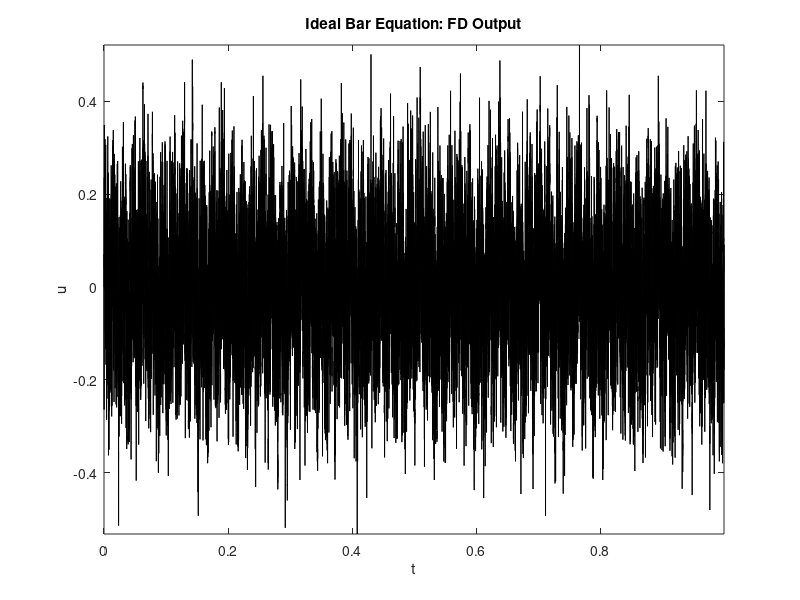

Source code (MATLAB):
% matlab script idealbarfd.m
% finite difference scheme for the ideal bar equation 
% clamped/pivoting boundary conditions
% raised cosine initial conditions

%%%%%% begin global parameters

SR = 44100;                 % sample rate (Hz)
K = 10;                     % stiffness parameter
TF = 1;                     % duration of simulation (s)
ctr = 0.7; wid = 0.1;       % center location/width of excitation
u0 = 1; v0 = 0;             % maximum initial displacement/velocity
mu = 0.5;                   % scheme free parameter
rp = 0.85;                  % position of readout (0-1)
bc = [2 2];                 % boundary condition type, [left right] with
                            % 1: clamped, 2: pivoting

%%%%%% end global parameters

% begin derived parameters

k = 1/SR;                   % time step
NF = floor(SR*TF);          % duration of simulation (samples)

% stability condition/scheme parameters

h = sqrt(K*k/mu); N = floor(1/h); h = 1/N; mu = K*k/h^2; 
s0 = 2*(1-3*mu^2); s1 = 4*mu^2; s2 = -mu^2;

% readout interpolation parameters

rp_int = 1+floor(N*rp);     % rounded grid index for readout 
rp_frac = 1+rp/h-rp_int;    % fractional part of readout location

% create raised cosine

xax = [0:N]'*h;
ind = sign(max(-(xax-ctr-wid/2).*(xax-ctr+wid/2),0)); 
rc = 0.5*ind.*(1+cos(2*pi*(xax-ctr)/wid));

% initialize grid functions and output

u2 = u0*rc; u1 = (u0+k*v0)*rc; u = zeros(N+1,1); out = zeros(NF,1); 

%%%%%% start main loop
for n=3:NF
    % scheme calculation (interior)
    u(3:N-1) = -u2(3:N-1)+s0*u1(3:N-1)+s1*(u1(2:N-2)+u1(4:N))...
        +s2*(u1(1:N-3)+u1(5:N+1));
    % calculations at boundary points 
    if(bc(1)==2)
        u(2) = -u2(2)+(s0-s2)*u1(2)+s1*u1(3)+s2*u1(4);
    end
    if(bc(2)==2)
       u(N) = -u2(N)+(s0-s2)*u1(N)+s1*u1(N-1)+s2*u1(N-2);
    end
    out(n) = (1-rp_frac)*u(rp_int)+rp_frac*u(rp_int+1); % readout
    u2 = u1; u1 = u; % update

end

%%%%% end main loop

% plot output waveform

plot([0:NF-1]*k, out, 'k');
xlabel('t'); ylabel('u'); title('Ideal Bar Equation: FD Output'); 
axis tight

% play sound

soundsc(out,SR);

